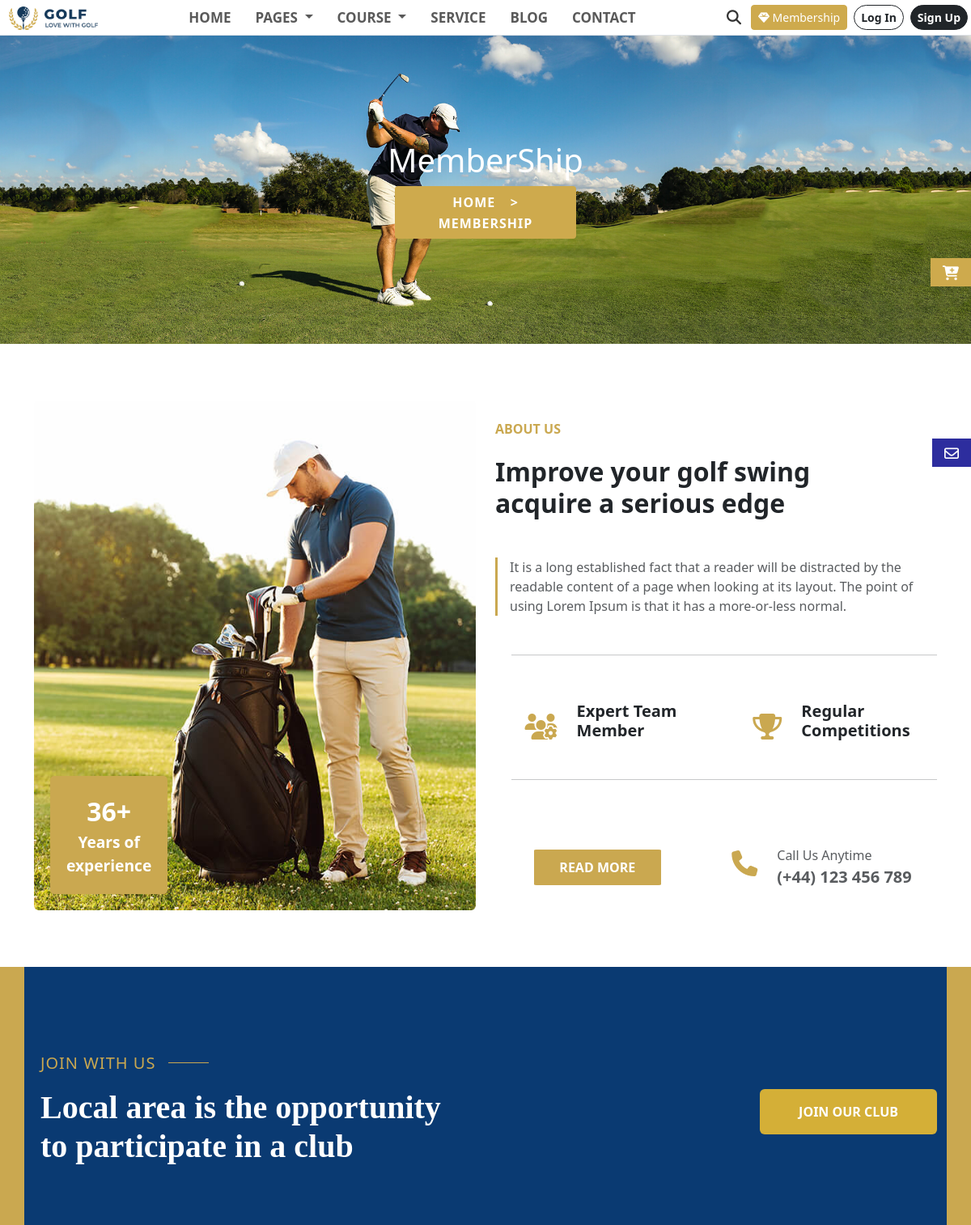
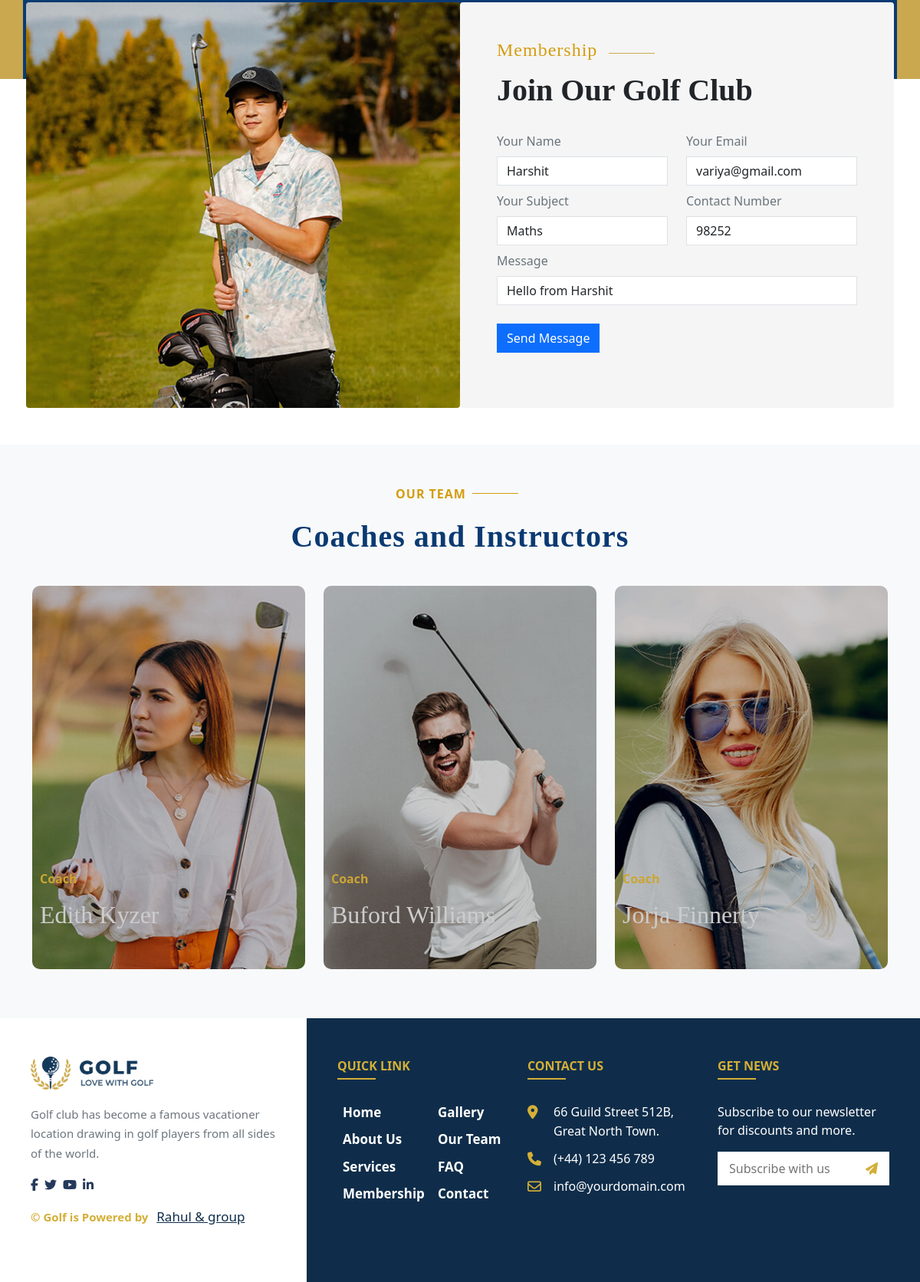
Page /website/code/membership_update.php?id=1 on the committed database (2 pictures, top to bottom).
### tables this page shows
CREATE TABLE `membership` (
  `id` int(11) NOT NULL,
  `name` varchar(50) NOT NULL,
  `email` varchar(50) NOT NULL,
  `subject` varchar(50) NOT NULL,
  `contact` int(11) NOT NULL,
  `message` varchar(250) NOT NULL
);

### website/code/membership_update.php (the view, shortened to what this page needs)
<?php
$conn=mysqli_connect("localhost","root","","golfweb");
$id=$_GET['id'];
?>
<!DOCTYPE html>
<html lang="en">
<head>
        <link href="https://cdn.jsdelivr.net/npm/bootstrap@5.3.7/dist/css/bootstrap.min.css" rel="stylesheet"
 />
        <link rel="stylesheet" href="https://cdnjs.cloudflare.com/ajax/libs/font-awesome/6.7.2/css/all.min.css"
 />
</head>
<body>
<?php include 'header.php'; ?>
    <div id="hero_section">
        <div class="add_cart d-none d-lg-inline-block">
            <a href="#" target="_blank">
                <i class="fas fa-cart-plus"></i>
            </a>
        </div>
        <div class="quick_msg d-none d-lg-inline-block">
            <a href="#" target="_blank">
                <i class="far fa-envelope"></i>
            </a>
        </div>
        <div class="container">
            <div class="row">
                <div class="col-md-12 hero_text">
                    <h1 class="text-white text-center">MemberShip</h1>
                    <ul class="hero_list  text-center">
                        <li><a href="index.php" class="h6">Home</a></li>
                        <li><a href="#" class="h6">></a></li>
                        <li><a href="membership.php" class="fs-6">MemberShip</a></li>
                    </ul>
                </div>
            </div>
        </div>
    </div>
    <section class="container py-5" id="about_section">
        <div class="row align-items-center">
            <div class="col-lg-6 mb-4 mb-lg-0">
                <div class="about-image">
                    <img src="../About_Page/Img/about-3.jpg" class="img-fluid rounded" alt="Golf Image" />
                    <div class="experience-box">
                        <span>36+</span>
                        Years of <br /> experience
                    </div>
                </div>
            </div>
            <div class="col-lg-6 about-text">
                <h6 class="text-uppercase  fw-semibold mb-2 pt-5 pb-3" style="color: #caa850;">About Us</h6>
                <h2 class="mb-4 text-dark pb-4">Improve your golf swing <br /> acquire a serious edge</h2>
                <p class="lead-border text-muted mb-4">
                    It is a long established fact that a reader will be distracted by the readable content of a page
                    when
                    looking
                    at its layout. The point of using Lorem Ipsum is that it has a more-or-less normal.
                </p>
                <hr class=" mt-5 line">
                <div class="row text-muted mb-4 d-flex align-items-center justify-content-evenly mt-5 ">
                    <div class="col-xs-12 col-sm-12 col-md-6 col-lg-6 col-xl-6 mt-2">
                        <div class="ab-icon d-flex align-items-center justify-content-center">
                            <i class="fa-solid fa-users-gear fa-2xl pb-2" style="color: #caa850;"></i>
                            <h5 class="mb-4 text-dark fw-semibold ms-4">Expert Team<br />Member</h5>
                        </div>
                    </div>
                    <div class="col-xs-12 col-sm-12 col-md-6 col-lg-6 col-xl-6 mt-2">
                        <div class="ab-icon d-flex align-items-center justify-content-center">
                            <i class="fa-solid fa-trophy fa-2xl pb-2" style="color: #caa850;"></i>
                            <h5 class="mb-4 text-dark fw-semibold ms-4">Regular<br />Competitions</h5>
                        </div>
                    </div>
                </div>
                <hr class="mt-3 line">
                <div class="row text-muted mb-4 d-flex align-items-center justify-content-evenly mt-5 ">
                    <div class="col-xs-12 col-sm-12 col-md-6 col-lg-6 col-xl-6 mt-2">
                        <button class="about ms-5">READ MORE</button>
                    </div>
                    <div class="col-xs-12 col-sm-12 col-md-6 col-lg-6 col-xl-6 mt-2">
                        <div class="ab-icon d-flex align-items-center justify-content-center">
                            <i class="fa-solid fa-phone fa-2xl pb-2" style="color: #caa850;"></i>
                            <div class="icon-con  p-4">
                                <div class="text-muted">Call Us Anytime</div>
                                <div class="fw-bold fs-5">(+44) 123 456 789</div>
                            </div>
                        </div>
                    </div>
                </div>
            </div>
    </section>
    <div id="join_us_section" class="">
        <div class="join_us_container py-5 container">
            <div class="row d-flex align-items-center justify-content-between">
                <div class="col-xs-12 col-sm-12 col-md-12 col-lg-6 col-xl-6 col-xxl-6">
                    <div class="join-txt mt-5 p-2">
                        <div class="fs-5">JOIN WITH US</div>
                        <div class="hrofjoin mx-3"></div>
                    </div>
                    <div class="join-extra-txt p-2">
                        <h1 class="fw-bold text-white">Local area is the opportunity to participate in a club</h1>
                    </div>
                </div>
                <div
                    class="col-xs-12 col-sm-12 col-md-12 col-lg-6 col-xl-6 col-xxl-6 d-flex justify-content-start justify-content-lg-end justify-content-xl-end justify-content-xxl-end">
                    <a href="#" class="btnjoin_us mt-5 btn btn-warning text-white fw-bold px-5 py-3">JOIN OUR CLUB</a>
                </div>
            </div>
        </div>
    </div>
    <div class="join_us_container2 container pb-5">
        <div class="row member-row2 px-1">
            <div class="member-form-img col-xs-12 col-sm-12 col-md-12 col-lg-6 col-xl-6 col-xxl-6 rounded-1  d-xxs-none d-xs-none d-sm-none d-md-none d-lg-block d-xl-block d-xxl-block">
            </div>
            <div class="member-form-col col-xs-12 col-sm-12 col-md-12 col-lg-6 col-xl-6 col-xxl-6 rounded-1 ">
                <form method="post" class="get-in-form rounded-3 p-5">
                        <?php
                            $qry="SELECT * FROM `membership` WHERE id='$id'";
                            $result=mysqli_query($conn,$qry);
                            $row=mysqli_fetch_assoc($result);
                        ?>
                    <div class="row">
                        <div class="col-12">
                            <div class="form-txt-div">
                                <div class="get-in-txt d-flex  align-items-center">
                                    <h4 class="fs-4">Membership</h4>
                                    <div class="get-in-txt-hr"></div>
                                </div>
                                <div class="fill-form-txt">
                                    <p class="fs-1 fw-bold">Join Our Golf Club</p>
                                </div>
                            </div>
                        </div>
                    </div>
                     <div class="row">
            <div class="col-md-6">
                <label for="nameid" class="my-2">Your Name</label>
                <input type="text" id="nameid" name="mname" value="<?php echo htmlspecialchars($row['name']); ?>" class="form-control" required>
            </div>
            <div class="col-md-6">
                <label for="emailid" class="my-2">Your Email</label>
                <input type="email" id="emailid" name="memail" value="<?php echo htmlspecialchars($row['email']); ?>" class="form-control" required>
            </div>
            <div class="col-md-6">
                <label for="subjectid" class="my-2">Your Subject</label>
                <input type="text" id="subjectid" name="msubject" value="<?php echo htmlspecialchars($row['subject']); ?>" class="form-control">
            </div>
            <div class="col-md-6">
                <label for="contactid" class="my-2">Contact Number</label>
                <input type="number" id="contactid" name="mcontact" value="<?php echo htmlspecialchars($row['contact']); ?>" class="form-control">
            </div>
            <div class="col-12">
                <label for="messageid" class="my-2">Message</label>
                <input type="text" id="messageid" name="mmessage" value="<?php echo htmlspecialchars($row['message']); ?>" class="form-control">
            </div>
            <div class="col-12">
                <input type="submit" value="Send Message" name="submit" class="btn btn-primary my-4">
            </div>
        </div>
                </form>
            </div>
        </div>
    </div>
    <div class="container-fluid py-5" id="team_section">
        <div class="row text-center">
            <div class="team-text-1 col-12 p-1 d-flex justify-content-center align-items-center">
                <div class="">OUR TEAM</div>
                <div class="hrforteam mx-2"></div>
            </div>
        </div>
        <div class="row text-center">
            <div class="team-text-2 col-12  p-3">
                <h1>Coaches and Instructors</h1>
            </div>
        </div>
        <div class="container team-photo-container">
            <div class="row height-auto">
                <div class="col-xs-12 col-sm-12 col-md-12 col-lg-4 col-xl-4 col-xxl-4">
                    <div class="team-photo my-3" id="team-1">
                        <div class="team-photo-inner">
                            <p>Coach</p>
                            <h2>Edith Kyzer</h2>
                        </div>
                    </div>
                </div>
                <div class="col-xs-12 col-sm-12 col-md-12 col-lg-4 col-xl-4 col-xxl-4">
                    <div class="team-photo my-3" id="team-2">
                        <div class="team-photo-inner">
                            <p>Coach</p>
                            <h2>Buford Williams</h2>
                        </div>
                    </div>
                </div>
                <div class="col-xs-12 col-sm-12 col-md-12 col-lg-4 col-xl-4 col-xxl-4">
                    <div class="team-photo my-3" id="team-3">
                        <div class="team-photo-inner">
                            <p>Coach</p>
                            <h2>Jorja Finnerty</h2>
                        </div>
                    </div>
                </div>
            </div>
        </div>
    </div>
    <footer class="footer">
        <div class="footer-left col-xl-4">
            <div class="footer-logo">
                <img src="./Img/footer-light-logo.png" alt="Golf Logo" />
            </div>
            <p>
                Golf club has become a famous vacationer location drawing in golf
                players from all sides of the world.
            </p>
            <div class="social-icons1">
                <i class="fa-brands fa-facebook-f" style="color: #25395b"></i>
                <i class="fa-brands fa-twitter ps-2" style="color: #25395b"></i>
                <i class="fa-brands fa-youtube ps-2" style="color: #25395b"></i>
                <i class="fa-brands fa-linkedin-in ps-2" style="color: #25395b"></i>
            </div>
            <p class="copyright">
                &copy; <span class="current-year"></span> Golf is Powered by
                <a href="#" style="color: #0f2d4a">Rahul & group</a>
            </p>
        </div>
        <div class="footer-right col-xl-8">
            <div class="row">
                <div class="col-md-4">
                    <div class="section-title">Quick Link</div>
                    <div class="row mt-3">
                        <div class="col-6">
                            <ul>
                                <li><a href="#">Home</a></li>
                                <li><a href="#">About Us</a></li>
                                <li><a href="#">Services</a></li>
                                <li><a href="#">Membership</a></li>
                            </ul>
                        </div>
                        <div class="col-6">
                            <ul>
                                <li><a href="#">Gallery</a></li>
                                <li><a href="#">Our Team</a></li>
                                <li><a href="#">FAQ</a></li>
                                <li><a href="#">Contact</a></li>
                            </ul>
                        </div>
                    </div>
                </div>
                <div class="col-md-4">
                    <div class="section-title">Contact Us</div>
                    <div class="mt-3">
                        <div class="icon-text">
                            <i class="fas fa-map-marker-alt pt-1"></i>
                            <span>66 Guild Street 512B, Great North Town.</span>
                        </div>
                        <div class="icon-text">
                            <i class="fa-solid fa-phone pt-1"></i>
                            <span>(+44) 123 456 789</span>
                        </div>
                        <div class="icon-text">
                            <i class="far fa-envelope pt-1"></i>
                            <span>info@yourdomain.com</span>
                        </div>
                    </div>
                </div>
                <div class="col-md-4">
                    <div class="section-title">Get News</div>
                    <p class="mt-3">
                        Subscribe to our newsletter for discounts and more.
                    </p>
                    <form class="newsletter d-flex">
                        <input type="email" placeholder="Subscribe with us" />
                        <button type="submit"><i class="fas fa-paper-plane"></i></button>
                    </form>
                </div>
            </div>
        </div>
    </footer>
</body>
</html>

### rows in the picture
membership: mname "Harshit", memail "variya@gmail.com", msubject "Maths", mcontact "98252", mmessage "Hello from Harshit"
